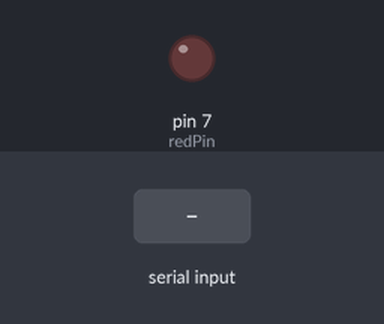
Simulated run of this sketch. Board: Arduino Uno, built with avr-gcc and run on an emulated ATmega328P. Parts: output pins drawn as LEDs (lit = HIGH). Dashed ring = blinking. The inputs (shaded band) are chosen by the test bench. What the sketch prints to the serial monitor is not drawn.

Above: at 1.2 s.
1.3 s: "90,45\n" received over Serial
At 1.7 s:
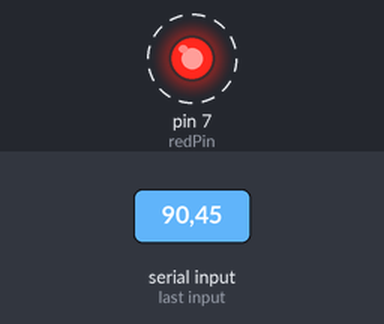
Timing chart, 0 to 10.3 s (numbered marks = the images above; inputs shaded):
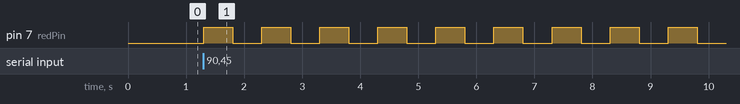

Measured:
- after the input at 1.3 s, pin 7 (redPin): alternates HIGH for 0.50 s and LOW for 0.50 s, starting at once

The sketch:

serial_comm_led_blinks.ino
```cpp
int numBlinks;
String msg="How Many Blinks do you Want:";
int j;
int bt=500;
int redPin=7;

void setup() {
  // put your setup code here, to run once:
Serial.begin(9600);
pinMode(redPin,OUTPUT);
}

void loop() {
  // put your main code here, to run repeatedly:
Serial.println(msg);
while (Serial.available()==0){
}
 numBlinks=Serial.parseInt();
 for (j=1;j<=numBlinks;j=j+1){
  digitalWrite(redPin,HIGH);
  delay(bt);
  digitalWrite(redPin,LOW);
  delay(bt);
}
}
```
